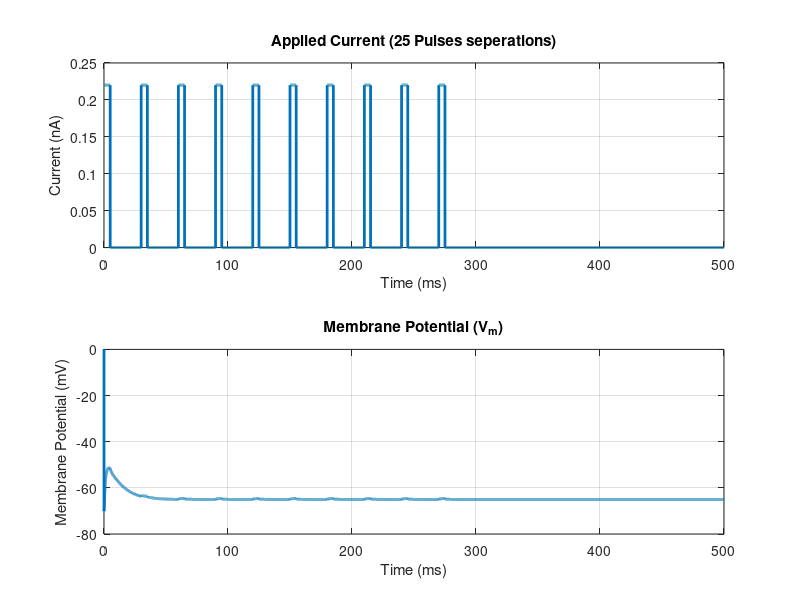

MATLAB code for this plot:
% Hodgkin-Huxley Neuron Model Simulation with Pulsed Applied Current
clear all;

% Parameters
C_m = 100e-12;    % Membrane capacitance (F/cm^2)
g_Na = 12e-6;     % Maximum sodium conductance (S/cm^2)
g_K = 3.6e-6;     % Maximum potassium conductance (S/cm^2)
g_L = 30e-9;      % Leak conductance (S/cm^2)
E_Na = 45e-3;     % Sodium reversal potential (V)
E_K = -82e-3;     % Potassium reversal potential (V)
E_L = -60e-3;     % Leak reversal potential (V)
V_rest = -70.2e-3;% Resting membrane potential (V)

% Time parameters
dt = 0.02e-3;  % Reduced time step (s) for better accuracy
T = 0.5;       % Total simulation time (s)
time = 0:dt:T; % Time vector

% Applied current (pulses)
pulse_duration = 5e-3;  % Pulse duration (s)
pulse_amplitude = 0.22e-9; % Pulse amplitude (A)
pulse_count = 10;       % Number of pulses
pulse_delay = 25e-3;    % Delay between pulses (s)

% Generate applied current
I_ext = zeros(size(time));
for i = 0:(pulse_count-1)
    % Calculate start and end indices
    start_idx = max(1, ceil((i * (pulse_duration + pulse_delay)) / dt));
    end_idx = min(length(time), start_idx + ceil(pulse_duration / dt) - 1);
    
    % Apply the pulse
    I_ext(start_idx:end_idx) = pulse_amplitude;
end

% Initialize variables
V = V_rest * ones(size(time));  % Membrane potential (V)
m = 0.0;   % Sodium activation gating variable
h = 0.0;   % Sodium inactivation gating variable
n = 0.0;   % Potassium activation gating variable

% Storage for gating variables over time
m_values = zeros(size(time));
h_values = zeros(size(time));
n_values = zeros(size(time));
V_values = zeros(size(time));

% Define rate functions for gating variables
alpha_m = @(V) (1e5 * (V + 0.045)) ./ (exp(100 * (V + 0.045)) - 1);
beta_m = @(V) 4e3 * exp((V + 0.070) / 0.018);
alpha_h = @(V) 70 * exp(50 * (V + 0.070));
beta_h = @(V) 1e3 ./ (1 + exp(100 * (V + 0.040)));
alpha_n = @(V) (1e4 * (V + 0.060)) ./ (exp(100 * (V + 0.060)) - 1);
beta_n = @(V) 125 * exp((V + 0.070) / 0.08);

% Simulation loop
for t = 2:length(time)
    % Update gating variables using Euler method
    m = m + dt * (alpha_m(V(t-1)) * (1 - m) - beta_m(V(t-1)) * m);
    h = h + dt * (alpha_h(V(t-1)) * (1 - h) - beta_h(V(t-1)) * h);
    n = n + dt * (alpha_n(V(t-1)) * (1 - n) - beta_n(V(t-1)) * n);
    
    % Compute conductances for sodium and potassium
    g_Na_t = g_Na * (m^3) * h;
    g_K_t = g_K * (n^4);
    
    % Compute ionic currents
    I_Na = g_Na_t * (V(t-1) - E_Na);
    I_K = g_K_t * (V(t-1) - E_K);
    I_L = g_L * (V(t-1) - E_L);
    
    % Update membrane potential using Euler's method
    V(t) = V(t-1) + dt * (I_ext(t) - (I_Na + I_K + I_L)) / C_m;
    
    % Store values for plotting
    m_values(t) = m;
    h_values(t) = h;
    n_values(t) = n;
    V_values(t) = V(t);
end

% Plot applied current and membrane potential
figure;

% Plot applied current
subplot(2, 1, 1);
plot(time * 1e3, I_ext * 1e9, 'LineWidth', 2); % Convert to nA for plotting
title('Applied Current (25 Pulses seperations)');
xlabel('Time (ms)');
ylabel('Current (nA)');
grid on;

% Plot membrane potential
subplot(2, 1, 2);
plot(time * 1e3, V_values * 1e3, 'LineWidth', 2); % Convert to mV for plotting
title('Membrane Potential (V_m)');
xlabel('Time (ms)');
ylabel('Membrane Potential (mV)');
grid on;
